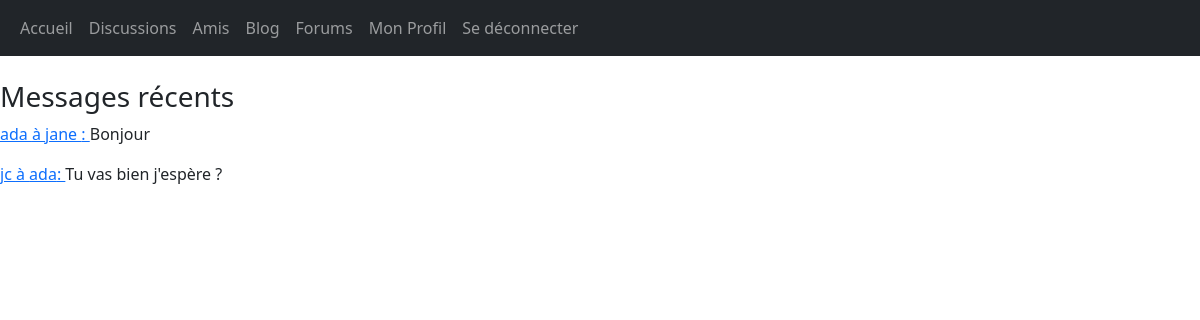
Page /index.php?chats (signed in) on the committed database.
### tables this page shows
CREATE TABLE `chats` (
  `id` int(11) NOT NULL,
  `sender` varchar(250) NOT NULL,
  `receiver` varchar(250) NOT NULL,
  `msg` varchar(10000) NOT NULL,
  `msg_date` text NOT NULL
);

### src/controllers/chats/index.php (called while the page is built)
<?php
require "src/models/chats.php";
$messages = getRecentMsg();
require "src/views/chats/index.php";

### src/models/users.php (called while the page is built, shortened)
<?php
function getMyFriends(){
    require "src/models/pdo.php";
    $sql = $bdd->prepare("SELECT * FROM my_friends WHERE username = ? OR friend=?");
    $username = $_SESSION['username'];
    $sql->execute(array($username,$username));
    if ($sql->rowCount()>0) {
        while ($res = $sql->fetch()) {
            if ($res['friend']==$username) {
                $friends[] = ['username' => $res['username']];
            }else{
                $friends[] = ['username' => $res['friend']];
            }
        }
        return $friends;
    }
}

### src/models/chats.php (called while the page is built, shortened)
<?php
function getRecentMsg(){
    require "src/models/pdo.php";
    require "src/models/users.php";
    $sql = $bdd->prepare("SELECT * FROM chats WHERE (sender=? AND receiver=?) OR (sender=? AND receiver=?) ORDER BY id DESC LIMIT 0,1");
    $my_friends = getMyFriends();
    $username = $_SESSION['username'];
    foreach ($my_friends as $my_friend) {
        $friend_username = $my_friend['username'];
        $sql->execute(array($username, $friend_username, $friend_username, $username));
        if($sql->rowCount()>0){
            $msg = $sql->fetch();
            $recentMsg[] = [
                'id'=>$msg['id'],
                'sender'=>$msg['sender'],
                'receiver'=>$msg['receiver'],
                'message'=>$msg['msg'],
            ];
        }
    }
    return $recentMsg;
}

### src/views/chats/index.php (the view, shortened to what this page needs)
<?php
require "src/views/includes/header.php";
?>
<main>
    <h3>Messages récents</h3>
    <?php
        foreach ($messages as $message) {
        ?>
            <div>
                <p>
                    <?php
                    if ($message['sender']==$_SESSION['username']) {
                    ?>
                        <a href="index.php?chat-to=<?= $message['receiver'] ?>">
                            <?= $message['sender'] ?> à
                            <?= $message['receiver'] ?> :
                        </a>
                    <?php
                    }else {
                    ?>
                        <a href="index.php?chat-to=<?= $message['sender'] ?>">
                            <?= $message['sender'] ?>  à
                            <?= $message['receiver'] ?>:
                        </a>
                    <?php
                    }
                    ?>
                    <?= $message['message'] ?>
                </p>
            </div>
        <?php
        }
    ?>
</main>
<?php
require "src/views/layout.php";
?>

### rows in the picture
chats: sender "ada", receiver "jane", msg "Bonjour"
chats: sender "jc", receiver "ada", msg "Tu vas bien j'espère ?"
